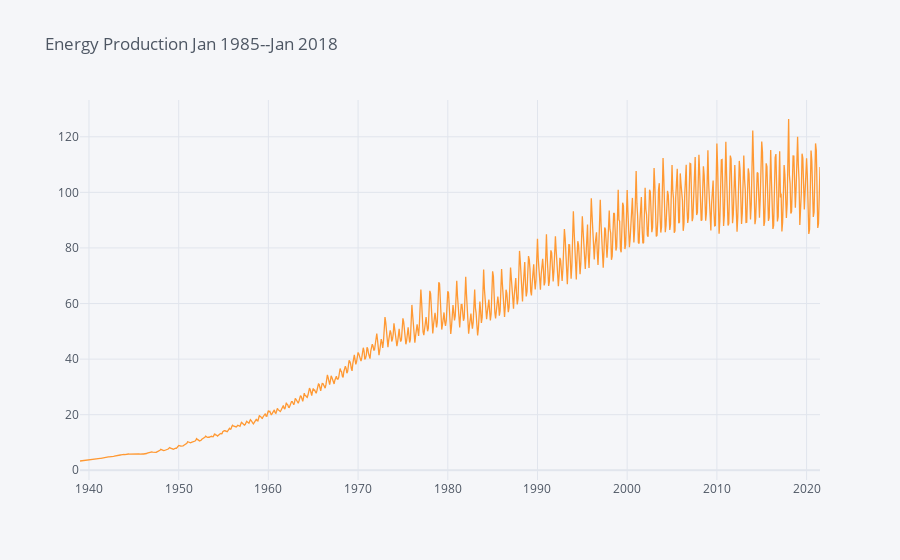

The code cell stored with this chart in its notebook:
### Markdown cell above
# <center><font color="blue"> Visualisasi Data </font></center>

### Code cell
# Warning agak lambat
p = df.iplot(title="Energy Production Jan 1985--Jan 2018")

### Figure 1 — Plotly figure (JSON) as saved in the notebook; plotly's stock layout.template omitted (floating-point values rounded to 4 significant figures; data arrays with more than 128 entries replaced by an {"elided": "..."} marker saying what was removed)
{"data": [{"line": {"color": "rgba(255, 153, 51, 1.0)", "dash": "solid", "shape": "linear", "width": 1.3}, "mode": "lines", "name": "Produksi-Energi", "text": "", "type": "scatter", "x": {"elided": "991 str values"}, "y": {"elided": "991 float values"}}], "layout": {"legend": {"bgcolor": "#F5F6F9", "font": {"color": "#4D5663"}}, "paper_bgcolor": "#F5F6F9", "plot_bgcolor": "#F5F6F9", "title": {"font": {"color": "#4D5663"}, "text": "Energy Production Jan 1985--Jan 2018"}, "xaxis": {"gridcolor": "#E1E5ED", "showgrid": true, "tickfont": {"color": "#4D5663"}, "title": {"font": {"color": "#4D5663"}, "text": ""}, "zerolinecolor": "#E1E5ED"}, "yaxis": {"gridcolor": "#E1E5ED", "showgrid": true, "tickfont": {"color": "#4D5663"}, "title": {"font": {"color": "#4D5663"}, "text": ""}, "zerolinecolor": "#E1E5ED"}}}
